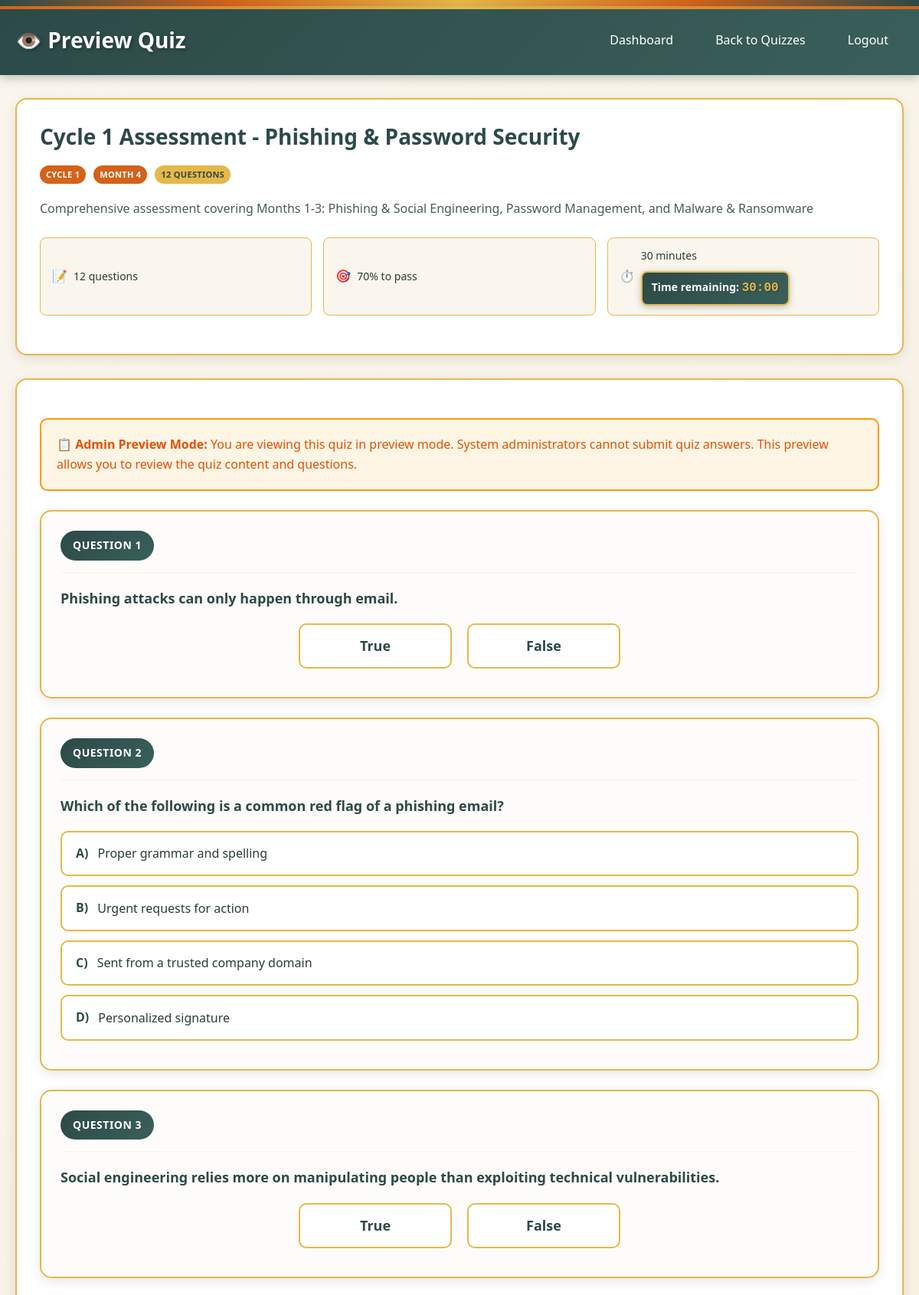
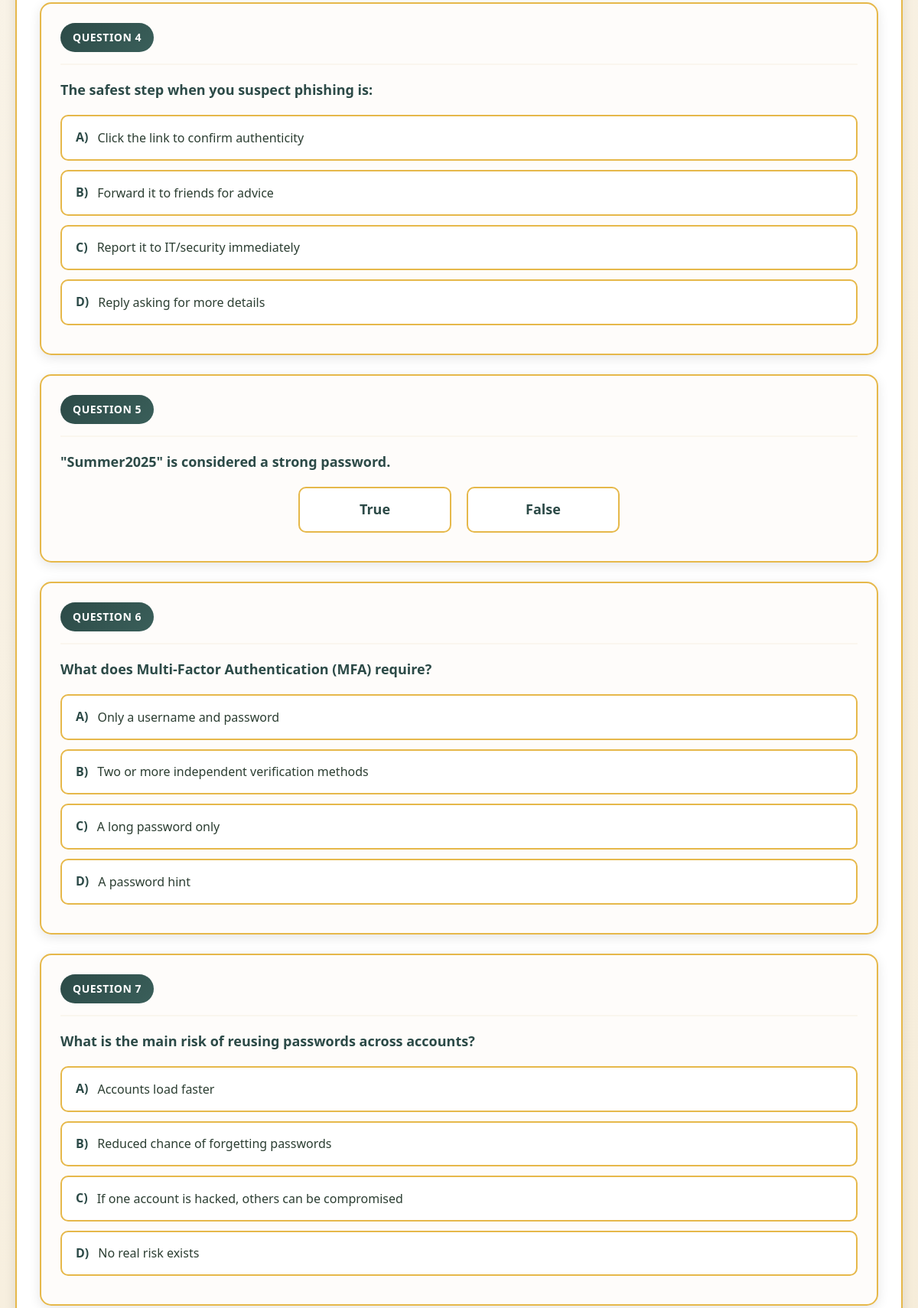
The app's page /take_quiz.php?id=7 (signed in, upper part) with its own data (2 pictures, top to bottom).
### tables this page shows
CREATE TABLE quizzes (
    id INTEGER PRIMARY KEY AUTOINCREMENT,
    organization_id INTEGER, -- NULL for global quizzes
    title VARCHAR(255) NOT NULL,
    description TEXT,
    month_number INTEGER NOT NULL CHECK (month_number >= 1 AND month_number <= 12),
    passing_score INTEGER DEFAULT 70 CHECK (passing_score >= 0 AND passing_score <= 100),
    status_id INTEGER NOT NULL DEFAULT 1,
    release_date DATE,
    due_date DATE,
    requires_previous_completion BOOLEAN DEFAULT 0,
    max_attempts INTEGER DEFAULT 3,
    time_limit_minutes INTEGER,
    randomize_questions BOOLEAN DEFAULT 0,
    show_results_immediately BOOLEAN DEFAULT 1,
    created_by INTEGER NOT NULL,
    is_active BOOLEAN DEFAULT 1,
    created_at TIMESTAMP DEFAULT CURRENT_TIMESTAMP,
    updated_at TIMESTAMP DEFAULT CURRENT_TIMESTAMP,
    FOREIGN KEY (organization_id) REFERENCES organizations(id),
    FOREIGN KEY (status_id) REFERENCES quiz_statuses(id),
    FOREIGN KEY (created_by) REFERENCES users(id)
);

CREATE TABLE quiz_questions (
    id INTEGER PRIMARY KEY AUTOINCREMENT,
    quiz_id INTEGER NOT NULL,
    question_text TEXT NOT NULL,
    question_type TEXT NOT NULL CHECK (question_type IN ('multiple_choice', 'true_false', 'short_answer')),
    option_a TEXT,
    option_b TEXT,
    option_c TEXT,
    option_d TEXT,
    correct_answer VARCHAR(10) NOT NULL,
    explanation TEXT, -- Explanation for correct answer
    question_order INTEGER NOT NULL,
    points INTEGER DEFAULT 1,
    created_at TIMESTAMP DEFAULT CURRENT_TIMESTAMP,
    FOREIGN KEY (quiz_id) REFERENCES quizzes(id) ON DELETE CASCADE
);

### src/config/program_structure.php (called while the page is built, shortened)
<?php
function getCycleByMonth($month_number) {
    $cycles = PROGRAM_CYCLES;
    foreach ($cycles as $cycle) {
        if ($month_number >= $cycle['start_month'] && $month_number <= $cycle['end_month']) {
            return $cycle;
        }
    }
    return null;
}

### src/take_quiz.php (the view, shortened to what this page needs)
<?php
require_once __DIR__ . '/config/db.php';
require_once __DIR__ . '/config/program_structure.php';
require_once __DIR__ . '/quiz_helper.php';
$quiz_id = $_GET['id'] ?? '';
try {
    if ($_SESSION['role'] === 'system_admin') {
        $stmt = $pdo->prepare("SELECT * FROM quizzes WHERE id = :id AND is_active = 1 LIMIT 1");
        $stmt->execute(['id' => $quiz_id]);
    }
    $quiz = $stmt->fetch(PDO::FETCH_ASSOC);
    $stmt = $pdo->prepare("
        SELECT * FROM quiz_questions
        WHERE quiz_id = :quiz_id
        ORDER BY question_order ASC
    ");
    $stmt->execute(['quiz_id' => $quiz_id]);
    $questions = $stmt->fetchAll(PDO::FETCH_ASSOC);
    $is_admin_preview = in_array($_SESSION['role'], ['system_admin', 'org_admin']);
} catch (PDOException $e) {
    header('Location: quiz_list.php?error=' . urlencode('Error loading quiz'));
    exit();
}
?>
<!DOCTYPE html>
<html lang="en">
<head>
    <link rel="stylesheet" href="assets/webdesign-style.css">
</head>
<body>
    <div class="african-border"></div>
    <div class="header">
        <div class="header-left">
            <h1><?php echo $is_admin_preview ? '👁️ Preview Quiz' : '📝 Take Quiz'; ?></h1>
        </div>
        <div class="header-right">
            <div class="nav-links">
                <a href="dashboard.php">Dashboard</a>
                <a href="quiz_list.php">Back to Quizzes</a>
                <a href="logout.php">Logout</a>
            </div>
        </div>
    </div>
    <div class="container">
        <div class="quiz-info-card">
            <h1 class="quiz-title"><?php echo htmlspecialchars($quiz['title']); ?></h1>
            <div class="quiz-badges">
                <?php
                $cycle = getCycleByMonth($quiz['month_number']);
                if ($cycle): ?>
                    <span class="badge badge-month">Cycle <?php echo $cycle['cycle_number']; ?></span>
                <?php endif; ?>
                <?php if ($quiz['month_number']): ?>
                    <span class="badge badge-month">Month <?php echo $quiz['month_number']; ?></span>
                <?php endif; ?>
                <span class="badge badge-type"><?php echo count($questions); ?> Questions</span>
            </div>
            <?php if ($quiz['description']): ?>
                <div class="quiz-description"><?php echo nl2br(htmlspecialchars($quiz['description'])); ?></div>
            <?php endif; ?>
            <div class="quiz-stats-grid">
                <div class="quiz-stat">
                    <span class="stat-icon">📝</span>
                    <span class="stat-text"><?php echo count($questions); ?> questions</span>
                </div>
                <div class="quiz-stat">
                    <span class="stat-icon">🎯</span>
                    <span class="stat-text"><?php echo $quiz['passing_score']; ?>% to pass</span>
                </div>
                <div class="quiz-stat">
                    <span class="stat-icon">⏱️</span>
                    <span class="stat-text">
                        <?php if ($quiz['time_limit_minutes']): ?>
                            <?php echo $quiz['time_limit_minutes']; ?> minutes
                            <div id="timer" class="quiz-timer">Time remaining: <span id="time-display"><?php echo $quiz['time_limit_minutes']; ?>:00</span></div>
                        <?php else: ?>
                            No time limit
                        <?php endif; ?>
                    </span>
                </div>
            </div>
        </div>
        <div class="quiz-form-card">
            <?php if ($is_admin_preview): ?>
                <div class="message warning">
                    <strong>📋 Admin Preview Mode:</strong> You are viewing this quiz in preview mode.
                    <?php echo $_SESSION['role'] === 'org_admin' ? 'Organization administrators' : 'System administrators'; ?>
                    cannot submit quiz answers. This preview allows you to review the quiz content and questions.
                </div>
            <?php endif; ?>
            <?php if ($is_admin_preview): ?>
                <?php foreach ($questions as $index => $question): ?>
                    <div class="quiz-question-card preview-mode">
                        <div class="question-header-bar">
                            <span class="question-number-badge">Question <?php echo $index + 1; ?></span>
                        </div>
                        <div class="question-text"><?php echo htmlspecialchars($question['question_text']); ?></div>
                        <div class="question-options">
                            <?php if ($question['question_type'] === 'multiple_choice'): ?>
                                <div class="quiz-option preview-option">
                                    <span class="option-letter">A)</span>
                                    <span class="option-text"><?php echo htmlspecialchars($question['option_a']); ?></span>
                                </div>
                                <div class="quiz-option preview-option">
                                    <span class="option-letter">B)</span>
                                    <span class="option-text"><?php echo htmlspecialchars($question['option_b']); ?></span>
                                </div>
                                <div class="quiz-option preview-option">
                                    <span class="option-letter">C)</span>
                                    <span class="option-text"><?php echo htmlspecialchars($question['option_c']); ?></span>
                                </div>
                                <div class="quiz-option preview-option">
                                    <span class="option-letter">D)</span>
                                    <span class="option-text"><?php echo htmlspecialchars($question['option_d']); ?></span>
                                </div>
                            <?php elseif ($question['question_type'] === 'true_false'): ?>
                                <div class="true-false-options preview-tf">
                                    <div class="tf-option preview-option">
                                        <span class="option-text">True</span>
                                    </div>
                                    <div class="tf-option preview-option">
                                        <span class="option-text">False</span>
                                    </div>
                                </div>
                            <?php endif; ?>
                        </div>
                    </div>
                <?php endforeach; ?>
            <?php endif; ?>
        </div>
    </div>
</body>
</html>

### records on screen
quizzes: title "Cycle 1 Assessment - Phishing & Password Security", month_number "1", month_number "4", description "Comprehensive assessment covering Months 1-3: Phishing & Social Engineering, Password Management, and Malware & Ransomware", passing_score "70", time_limit_minutes "30"
quiz_questions: question_text "Phishing attacks can only happen through email.", question_type "True"
quiz_questions: question_text "Which of the following is a common red flag of a phishing email?", option_a "Proper grammar and spelling", option_b "Urgent requests for action", option_c "Sent from a trusted company domain", option_d "Personalized signature"
quiz_questions: question_text "Social engineering relies more on manipulating people than exploiting technical vulnerabilities.", question_type "True"
quiz_questions: question_text "The safest step when you suspect phishing is:", option_a "Click the link to confirm authenticity", option_b "Forward it to friends for advice", option_c "Report it to IT/security immediately", option_d "Reply asking for more details"
quiz_questions: question_text "\"Summer2025\" is considered a strong password.", question_type "True"
quiz_questions: question_text "What does Multi-Factor Authentication (MFA) require?", option_a "Only a username and password", option_b "Two or more independent verification methods", option_c "A long password only", option_d "A password hint"
quiz_questions: question_text "What is the main risk of reusing passwords across accounts?", option_a "Accounts load faster", option_b "Reduced chance of forgetting passwords", option_c "If one account is hacked, others can be compromised", option_d "No real risk exists"

### other values on screen
count($questions) "12"
